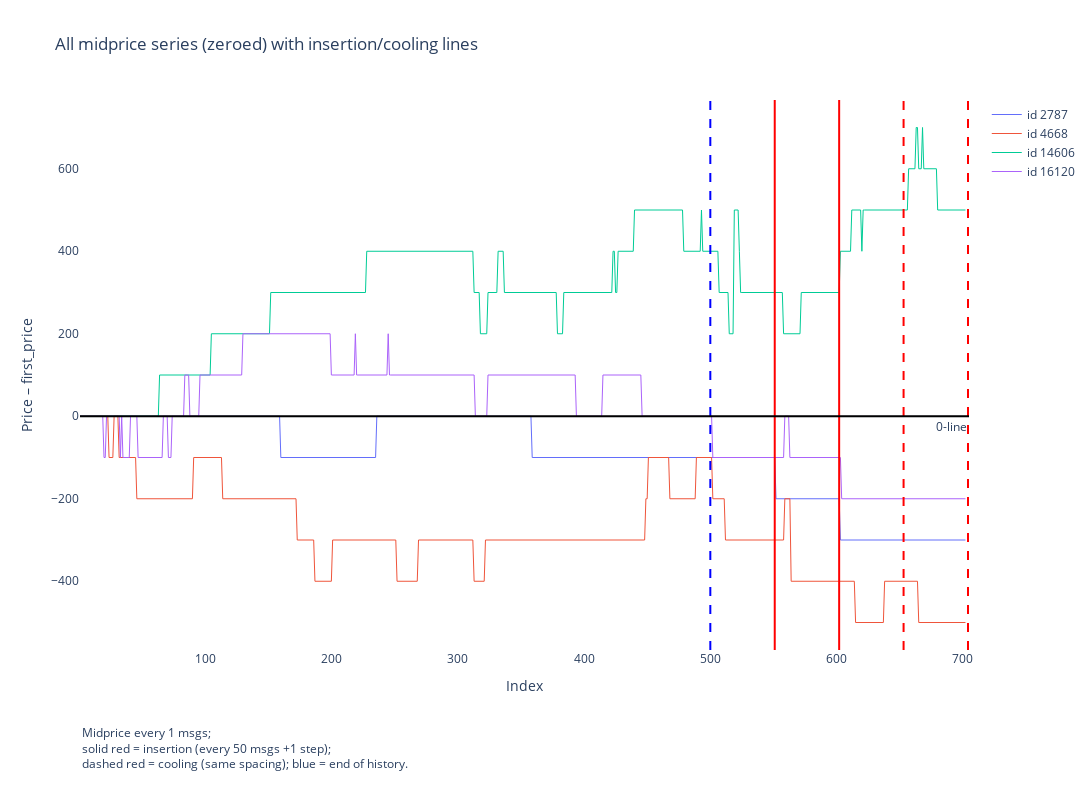

Notebook source saved alongside this figure:
### Code cell
fig = plot_midprice_series_with_insertions(
    merged=merged,
    all_series=all_series,
    x=x,
    hist_steps=hist_steps,
    gen_block=gen_block,
    num_insertions=num_insertions,
    num_coolings=num_coolings,
    n_gen_msgs=n_gen_msgs,
    midprice_step_size=midprice_step_size,
    height=800,
    width=1200,
)

# fig = go.Figure()

# # faint individual
# for row, arr0 in zip(merged.itertuples(False), all_series):
#     fig.add_trace(go.Scatter(x=x, y=arr0, mode='lines',
#                              opacity=1.0, hoverinfo='skip',
#                              line=dict(width=1), name=f"id {row.id}"))

# # history-end
# fig.add_vline(x=hist_steps, line=dict(color='blue',width=2,dash='dash'))

# # all event-positions in one go
# events = np.arange(1, num_insertions+num_coolings+1)
# positions = hist_steps + gen_block*events

# # first N as solid (insertions)
# for pos in positions[:num_insertions]:
#     fig.add_vline(x=pos, line=dict(color='red',width=2,dash='solid'))
# # next M as dashed (coolings)
# for pos in positions[num_insertions:]:
#     fig.add_vline(x=pos, line=dict(color='red',width=2,dash='dash'))

# print("insertion positions:", positions[:num_insertions].tolist())
# print("cooling positions:  ", positions[num_insertions:].tolist())

# # zero-line & layout
# fig.add_hline(y=0, line=dict(color='black',width=2,dash='solid'),
#               annotation_text="0-line", annotation_position="bottom right")
# fig.update_layout(
#     title="All midprice series (zeroed) with insertion/cooling lines",
#     xaxis_title="Index", yaxis_title="Price – first_price",
#     template="plotly_white", hovermode="x unified",
#     height=800, width=1200, margin={"b":150}
# )
# fig.update_xaxes(showgrid=False)
# fig.update_yaxes(showgrid=False)

# info = (
#     f"Midprice every {midprice_step_size} msgs;<br>"
#     f"solid red = insertion (every {n_gen_msgs} msgs +1 step);<br>"
#     f"dashed red = cooling (same spacing); blue = end of history."
# )
# fig.add_annotation(text=info, xref="paper", yref="paper",
#                    x=0, y=-0.225, showarrow=False, align="left")
# fig.show()

### Figure 1 — Plotly figure (JSON) as saved in the notebook; plotly's stock layout.template omitted (floating-point values rounded to 4 significant figures; data arrays with more than 128 entries replaced by an {"elided": "..."} marker saying what was removed)
{"data": [{"hoverinfo": "skip", "line": {"width": 1}, "mode": "lines", "name": "id 2787", "opacity": 1, "type": "scatter", "x": {"elided": "702 int values"}, "y": {"elided": "702 int values"}}, {"hoverinfo": "skip", "line": {"width": 1}, "mode": "lines", "name": "id 4668", "opacity": 1, "type": "scatter", "x": {"elided": "702 int values"}, "y": {"elided": "702 int values"}}, {"hoverinfo": "skip", "line": {"width": 1}, "mode": "lines", "name": "id 14606", "opacity": 1, "type": "scatter", "x": {"elided": "702 int values"}, "y": {"elided": "702 int values"}}, {"hoverinfo": "skip", "line": {"width": 1}, "mode": "lines", "name": "id 16120", "opacity": 1, "type": "scatter", "x": {"elided": "702 int values"}, "y": {"elided": "702 int values"}}], "layout": {"annotations": [{"showarrow": false, "text": "0-line", "x": 1, "xanchor": "right", "xref": "x domain", "y": 0, "yanchor": "top", "yref": "y"}, {"align": "left", "showarrow": false, "text": "Midprice every 1 msgs;<br>solid red = insertion (every 50 msgs +1 step);<br>dashed red = cooling (same spacing); blue = end of history.", "x": 0, "xref": "paper", "y": -0.225, "yref": "paper"}], "height": 800, "hovermode": "x unified", "margin": {"b": 150}, "shapes": [{"line": {"color": "blue", "dash": "dash", "width": 2}, "type": "line", "x0": 500, "x1": 500, "xref": "x", "y0": 0, "y1": 1, "yref": "y domain"}, {"line": {"color": "red", "dash": "solid", "width": 2}, "type": "line", "x0": 551, "x1": 551, "xref": "x", "y0": 0, "y1": 1, "yref": "y domain"}, {"line": {"color": "red", "dash": "solid", "width": 2}, "type": "line", "x0": 602, "x1": 602, "xref": "x", "y0": 0, "y1": 1, "yref": "y domain"}, {"line": {"color": "red", "dash": "dash", "width": 2}, "type": "line", "x0": 653, "x1": 653, "xref": "x", "y0": 0, "y1": 1, "yref": "y domain"}, {"line": {"color": "red", "dash": "dash", "width": 2}, "type": "line", "x0": 704, "x1": 704, "xref": "x", "y0": 0, "y1": 1, "yref": "y domain"}, {"line": {"color": "black", "dash": "solid", "width": 2}, "type": "line", "x0": 0, "x1": 1, "xref": "x domain", "y0": 0, "y1": 0, "yref": "y"}], "title": {"text": "All midprice series (zeroed) with insertion/cooling lines"}, "width": 1200, "xaxis": {"showgrid": false, "title": {"text": "Index"}}, "yaxis": {"showgrid": false, "title": {"text": "Price – first_price"}}}}
